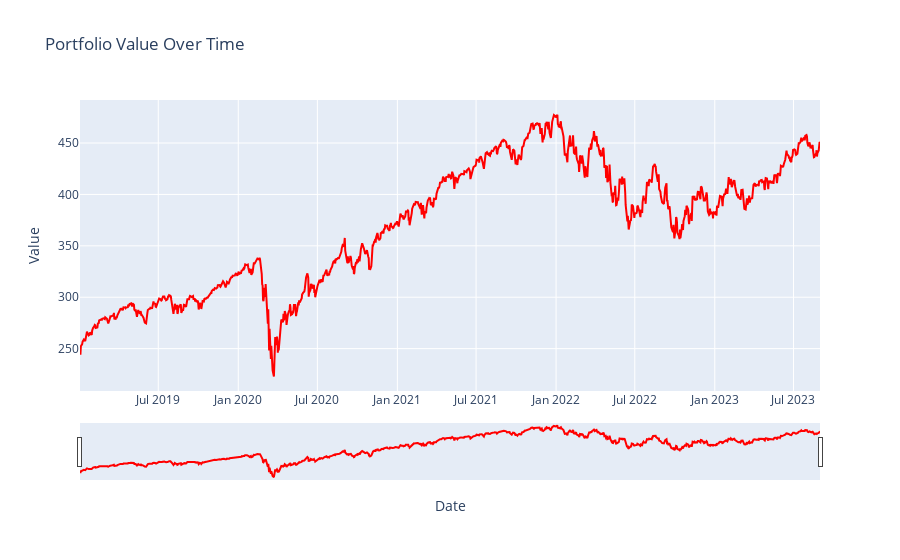

The code cell stored with this chart in its notebook:
### Code cell
spy = yf.download('SPY', start=start_date, end=end_date)
fig = go.Figure()
fig.add_trace(go.Scatter(x=spy.index,
                            y=spy['Close'],
                            mode='lines',
                            name='SPY'))
fig.update_layout(title='Portfolio Value Over Time',
                    xaxis_title='Date',
                    yaxis_title='Value',
                    xaxis=dict(rangeslider=dict(visible=True)))
fig.update_traces(line_color='red')
fig.show()

### Figure 1 — Plotly figure (JSON) as saved in the notebook; plotly's stock layout.template omitted (floating-point values rounded to 4 significant figures; data arrays with more than 128 entries replaced by an {"elided": "..."} marker saying what was removed)
{"data": [{"line": {"color": "red"}, "mode": "lines", "name": "SPY", "type": "scatter", "x": {"elided": "1175 str values"}, "y": {"elided": "1175 float values"}}], "layout": {"title": {"text": "Portfolio Value Over Time"}, "xaxis": {"rangeslider": {"visible": true}, "title": {"text": "Date"}}, "yaxis": {"title": {"text": "Value"}}}}
